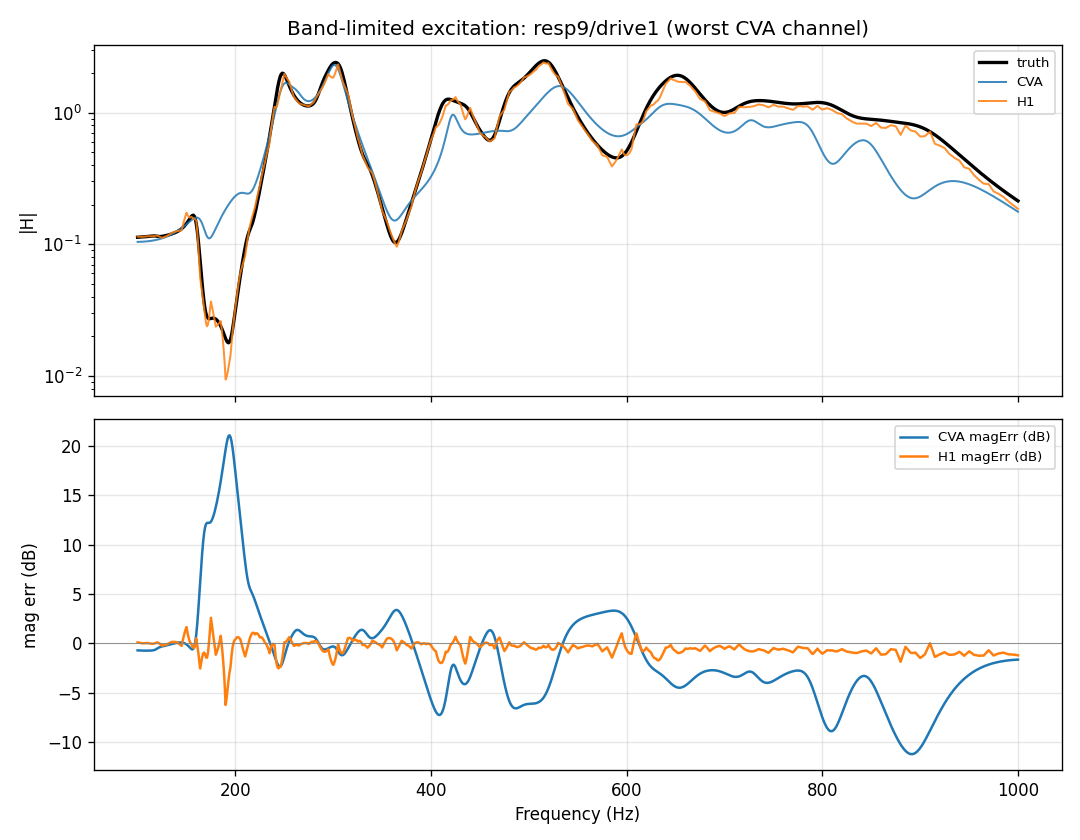

Write the Python code that produced this figure.
"""
Same CVA-vs-H1-vs-truth comparison as cva_vs_h1_phase_comparison.py, but
with the excitation changed to match what the real spec file actually
prescribes: flat_spec_frame6x12.mat (loaded by
random_vibration_sys_id_utilities.load_specification, confirmed
2026-09-01 as Nc=8, 100-1000 Hz flat band, 0.001 g^2/Hz, zero elsewhere)
is BAND-LIMITED to 100-1000 Hz, not full-bandwidth (0-2560 Hz) white
noise like the earlier offline reproduction (and validate_global_cva.py)
used. That's a real, confirmed structural difference between the offline
reproduction and the live test, worth checking directly: does CVA's
noise-free advantage over H1 survive band-limited excitation, or does it
shrink/reverse?

Excitation is synthesized directly in the frequency domain per drive
channel (flat magnitude within [100,1000] Hz, zero outside, random
phase, single realization) rather than reproducing the live
COLA-block/SVD-coloring machinery in signal_generation.py -- this
captures the band-limiting itself, which is the property being tested,
without needing to replicate the streaming/blocking implementation
details.
"""
import os
import sys
import numpy as np
import scipy.signal as sig
import matplotlib
matplotlib.use('Agg')
import matplotlib.pyplot as plt

_HERE = os.path.dirname(os.path.abspath(__file__))
REPO = os.environ.get("RATTLESNAKE_REPO") or os.path.expanduser("~/mnt/rattlesnake-vibration-controller")
GLOBALCVA = os.path.join(REPO, "globalcva")
sys.path.insert(0, GLOBALCVA)
from build_true_system import build_system
from global_cva_frf import global_cva_innovations, frf_from_ss

RESULTS_DIR = os.path.join(REPO, "examples", "sixdrive12resp", "results")
OUT_DIR = _HERE

FS = 5120.0
DT = 1.0 / FS
LAGS, RANK, REFINE_ITERS = 40, 66, 1
WINDOW_SECONDS = 2.0
H1_NPERSEG = 1024
F_LO, F_HI = 100.0, 1000.0    # matches flat_spec_frame6x12.mat exactly

info = build_system()
sys_ss = info['sys_ss']
f_band = info['f_band']
H_gt = info['H_gt_band']
nout, nin = H_gt.shape[1], H_gt.shape[2]


def bandlimited_excitation(n, nin, fs, f_lo, f_hi, amp, seed):
    """Flat magnitude in [f_lo, f_hi], zero elsewhere, random phase,
    real time-domain signal via irfft -- one clean realization per
    channel, independent across channels (matches the flat_spec's
    zero off-diagonal)."""
    rng = np.random.default_rng(seed)
    nfreq = n // 2 + 1
    freqs = np.fft.rfftfreq(n, d=1.0 / fs)
    in_band = (freqs >= f_lo) & (freqs <= f_hi)
    u = np.zeros((nin, n))
    for ch in range(nin):
        mag = in_band.astype(float)
        phase = rng.uniform(0, 2 * np.pi, size=nfreq)
        Xv = mag * np.exp(1j * phase)
        Xv[0] = 0
        Xv[-1] = 0
        x = np.fft.irfft(Xv, n=n)
        x = x / np.std(x) * amp
        u[ch] = x
    return u


def h1_estimate(y, u, fs, nperseg):
    nperseg = min(nperseg, y.shape[1] // 2)
    f_w, Suu = sig.csd(u[None, :, :], u[:, None, :], fs=fs, nperseg=nperseg,
                        noverlap=nperseg // 2, axis=-1)
    _, Syu = sig.csd(u[None, :, :], y[:, None, :], fs=fs, nperseg=nperseg,
                      noverlap=nperseg // 2, axis=-1)
    Suu = np.moveaxis(Suu, -1, 0)
    Syu = np.moveaxis(Syu, -1, 0)
    H = np.zeros_like(Syu)
    for k in range(Suu.shape[0]):
        H[k] = Syu[k] @ np.linalg.pinv(Suu[k])
    return f_w, H


def interp_complex(f_src, H_src, f_dst):
    out = np.zeros((len(f_dst),) + H_src.shape[1:], dtype=complex)
    for a in range(H_src.shape[1]):
        for b in range(H_src.shape[2]):
            out[:, a, b] = (np.interp(f_dst, f_src, H_src[:, a, b].real) +
                             1j * np.interp(f_dst, f_src, H_src[:, a, b].imag))
    return out


def mag_db_err(H_est, H_ref):
    return 20 * np.log10(np.maximum(np.abs(H_est), 1e-30) / np.maximum(np.abs(H_ref), 1e-30))


def phase_err_deg(H_est, H_ref):
    ratio = H_est * np.conj(H_ref) / np.maximum(np.abs(H_est) * np.abs(H_ref), 1e-30)
    return np.angle(ratio, deg=True)


def run_one(seed):
    n = int(WINDOW_SECONDS * FS)
    u = bandlimited_excitation(n, sys_ss.B.shape[1], FS, F_LO, F_HI, amp=0.05, seed=seed)
    t = np.arange(n) / FS
    _, yf, _ = sig.lsim(sys_ss, u.T, t, np.zeros(sys_ss.A.shape[0]))
    y = yf[:, :].T

    result = global_cva_innovations(y, u, lags=LAGS, tol=1e-10, rank=RANK,
                                     refine_iters=REFINE_ITERS)
    H_cva = frf_from_ss(result['A'], result['B'], result['C'], result['D'], f_band, DT)

    f_w, H_h1_raw = h1_estimate(y, u, FS, H1_NPERSEG)
    H_h1 = interp_complex(f_w, H_h1_raw, f_band)
    return H_cva, H_h1, result


def summarize(H_cva, H_h1, label):
    mag_err_cva = mag_db_err(H_cva, H_gt)
    mag_err_h1 = mag_db_err(H_h1, H_gt)
    phase_err_cva = phase_err_deg(H_cva, H_gt)
    phase_err_h1 = phase_err_deg(H_h1, H_gt)

    print(f"\n--- {label} ---")
    print(f"{'resp':>5} | {'CVA magErr(dB)':>18} | {'CVA phaseErr(deg)':>20} "
          f"| {'H1 magErr(dB)':>18} | {'H1 phaseErr(deg)':>20}")
    for r in range(nout):
        mc = np.abs(mag_err_cva[:, r, :]); pc = np.abs(phase_err_cva[:, r, :])
        mh = np.abs(mag_err_h1[:, r, :]); ph = np.abs(phase_err_h1[:, r, :])
        print(f"resp{r+7:2d} | mean={np.mean(mc):5.2f} max={np.max(mc):6.2f} "
              f"| mean={np.mean(pc):6.2f} max={np.max(pc):7.2f}   "
              f"| mean={np.mean(mh):5.2f} max={np.max(mh):6.2f} "
              f"| mean={np.mean(ph):6.2f} max={np.max(ph):7.2f}")
    overall_cva = np.linalg.norm(H_cva - H_gt) / np.linalg.norm(H_gt)
    overall_h1 = np.linalg.norm(H_h1 - H_gt) / np.linalg.norm(H_gt)
    print(f"Overall relative error: CVA={overall_cva:.4f}  H1={overall_h1:.4f}")


print(f"Band-limited ({F_LO}-{F_HI} Hz) excitation, {WINDOW_SECONDS}s window, "
      f"CVA (lags={LAGS},rank={RANK},refine_iters={REFINE_ITERS}) vs H1 (nperseg={H1_NPERSEG}) "
      f"vs ground truth, noise-free")

results = {}
for seed in [0, 1, 2]:
    H_cva, H_h1, r = run_one(seed)
    print(f"\nseed={seed}: CVA fit rank(cc-selected)={r['rank']}")
    summarize(H_cva, H_h1, f"seed={seed}")
    results[seed] = (H_cva, H_h1)

# quick plot: worst CVA channel at seed 0 under band-limited excitation
H_cva_0, H_h1_0 = results[0]
mag_err_cva_0 = np.abs(mag_db_err(H_cva_0, H_gt))
per_resp = mag_err_cva_0.mean(axis=(0, 2))
worst = int(np.argmax(per_resp))
drive_i = int(np.argmax(np.abs(H_gt[:, worst, :]).mean(axis=0)))

fig, axes = plt.subplots(2, 1, figsize=(9, 7), sharex=True)
axes[0].semilogy(f_band, np.abs(H_gt[:, worst, drive_i]), 'k-', lw=2, label='truth')
axes[0].semilogy(f_band, np.abs(H_cva_0[:, worst, drive_i]), lw=1.2, alpha=0.85, label='CVA')
axes[0].semilogy(f_band, np.abs(H_h1_0[:, worst, drive_i]), lw=1.2, alpha=0.85, label='H1')
axes[0].set_title(f'Band-limited excitation: resp{worst+7}/drive{drive_i+1} (worst CVA channel)')
axes[0].legend(fontsize=8); axes[0].grid(True, alpha=0.3); axes[0].set_ylabel('|H|')
axes[1].plot(f_band, mag_db_err(H_cva_0[:, worst, drive_i], H_gt[:, worst, drive_i]), label='CVA magErr (dB)')
axes[1].plot(f_band, mag_db_err(H_h1_0[:, worst, drive_i], H_gt[:, worst, drive_i]), label='H1 magErr (dB)')
axes[1].axhline(0, color='gray', lw=0.5)
axes[1].legend(fontsize=8); axes[1].grid(True, alpha=0.3)
axes[1].set_ylabel('mag err (dB)'); axes[1].set_xlabel('Frequency (Hz)')
fig.tight_layout()
out_png = os.path.join(OUT_DIR, "cva_vs_h1_bandlimited.png")
fig.savefig(out_png, dpi=120)
print(f"\nplot -> {out_png}")
